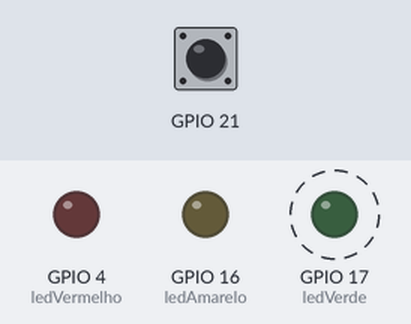
A sketch run on a simulated ESP32. Parts: output pins drawn as LEDs (lit = HIGH). Dashed ring = blinking. The inputs (shaded band) are chosen by the test bench; at power-on: GPIO 21 LOW. What the sketch prints to the serial monitor is not drawn.

Above: at 0.5 s.
Timing chart, 0 to 4.6 s (numbered marks = the images above):
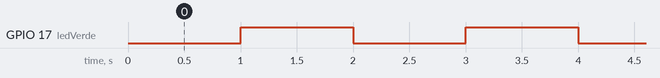

The sketch:

sketch.ino
```cpp
#define ledVermelho 4
#define ledAmarelo 16
#define ledVerde 17

struct PushButton {
	const uint8_t pino;
	uint32_t numeroVezesPressionado;
	bool pressionado;
};

PushButton botao1 = {21, 0, false};

//variables to keep track of the timing of recent interrupts
volatile unsigned long buttonTime = 0;
volatile unsigned long lastButtonTime = 0;

// Função Temporizada - Millis()
unsigned long tempo = 0;

void TempoDecorrido()
{
  tempo = millis();

  Serial.printf("Tempo decorrido: %ums\n", tempo);
}

// Variável gravada na memória RAM
// pois a velocidade da RAM é maior
volatile int contador = 0;

// Interrupt Service Routine
void IRAM_ATTR isr()
{
  // Software Debounce
  buttonTime = tempo;

  if((buttonTime - lastButtonTime) > 350)
  {
    botao1.numeroVezesPressionado++;
    botao1.pressionado = true;
    lastButtonTime = buttonTime;
    //contador++;
  }
}

void setup() {
  // put your setup code here, to run once:
  Serial.begin(115200);
  Serial.println("Hello, ESP32!");

  // Saídas
  pinMode(ledVermelho, OUTPUT);
  pinMode(ledAmarelo, OUTPUT);
  pinMode(ledVerde, OUTPUT);

  // Entradas
  pinMode(botao1.pino, INPUT);

  // Interrupçoes
  // attachInterrupt(GPIOPin, ISR, Mode);

  // Onde:
  // - GPIO, define o pino da interrupção
  // - ISR, nome da função que executa qdo a interrupção ocorre
  // - Mode, define quando a interrupção deve ser ocorrida
  //    1. LOW (qdo o pino é nível 0)
  //    2. HIGH (qdo o pino é nível 1)
  //    3. CHANGE (qdo o nível do pino é alterado)
  //    4. FALLING (qdo o pino vai do estado 1 para o estado 0)
  //    5. RISING (qdo o pino vai do estado 0 para o estado 1)
  attachInterrupt(digitalPinToInterrupt(botao1.pino), isr, FALLING);

}

void loop() {
  // put your main code here, to run repeatedly:
  delay(1000); // this speeds up the simulation

  Serial.printf("Botão desliga foi pressionado %u vezes\n", botao1.numeroVezesPressionado);
  botao1.pressionado = false;

  TempoDecorrido();

  // Função TOGGLE
  digitalWrite(ledVerde, !digitalRead(ledVerde));

}
```

Measured:
- by itself, GPIO 17 (ledVerde): alternates HIGH for 1.0 s and LOW for 1.0 s
